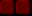

A level layout from a 2D game, rendered from its tile map. Below: a short description, then the map file with its tile-grid data intact:
An orthogonal 2x1 tile map with 16x16 px tiles, 1 tile layer (tiles layer).

<map version="1.10" tiledversion="1.11.0" orientation="orthogonal" renderorder="right-down" width="2" height="1" tilewidth="16" tileheight="16" infinite="0" nextlayerid="2" nextobjectid="1">
 <tileset firstgid="1" source="bricks_big.tsx" />
 <layer id="1" name="tiles layer" width="2" height="1">
  <data encoding="csv">
2,2
</data>
 </layer>
</map>
